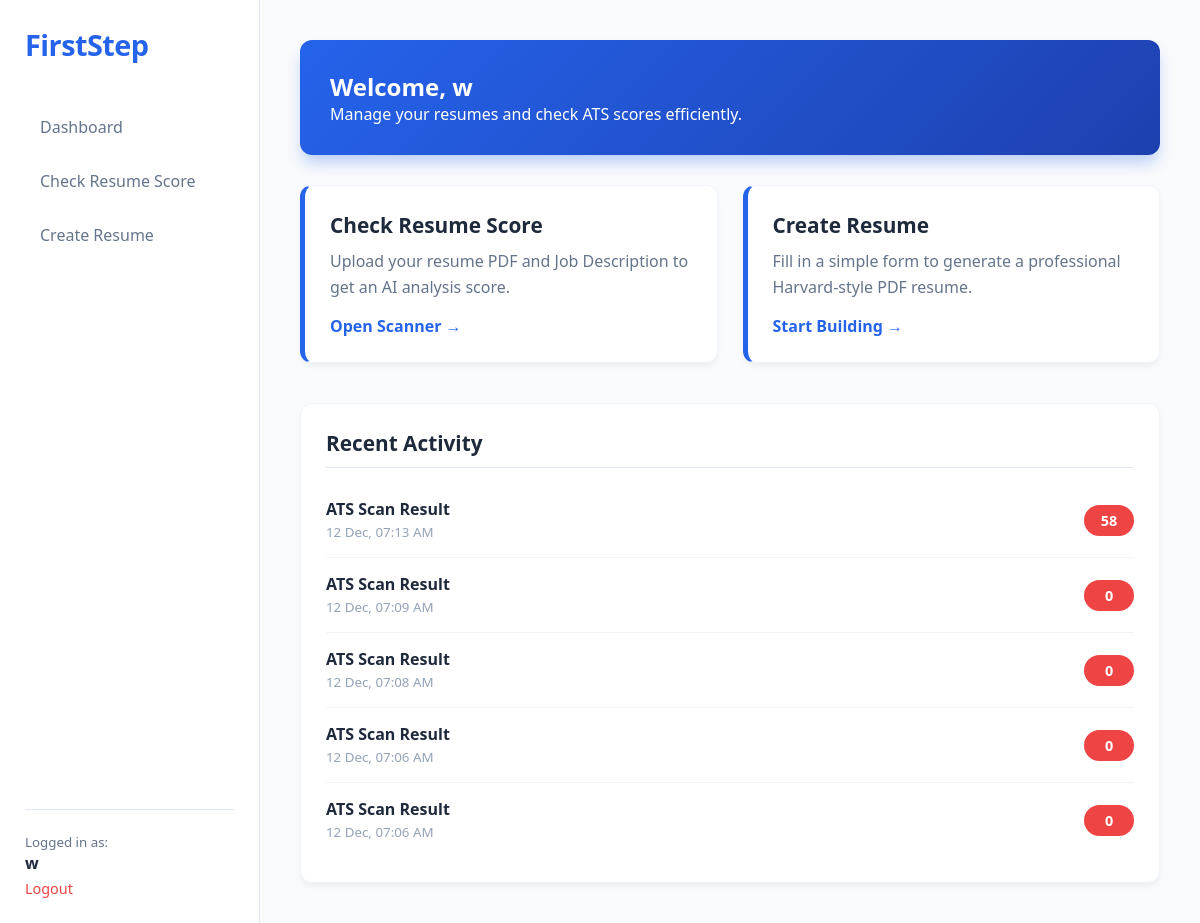
Page /dashboard (signed in) on the committed database.
### app.py (models this page shows)
class User(UserMixin, db.Model):
    id = db.Column(db.Integer, primary_key=True)
    email = db.Column(db.String(120), unique=True, nullable=False)
    password_hash = db.Column(db.String(200), nullable=False)
    name = db.Column(db.String(100), nullable=False)

class ATSScan(db.Model):
    id = db.Column(db.Integer, primary_key=True)
    user_id = db.Column(db.Integer, db.ForeignKey('user.id'))
    score = db.Column(db.Integer)
    data = db.Column(db.Text) # AI response as JSON string
    created_at = db.Column(db.DateTime, default=datetime.utcnow)

### app.py (the view)
@app.route('/dashboard')
@login_required
def dashboard():
    scans = ATSScan.query.filter_by(user_id=current_user.id).order_by(ATSScan.created_at.desc()).limit(5).all()
    resumes = Resume.query.filter_by(user_id=current_user.id).order_by(Resume.created_at.desc()).limit(5).all()
    scan_data = []
    for scan in scans:
        try:
            data = json.loads(scan.data)
            scan_data.append({'scan': scan, 'summary': data.get('summary', 'No summary')})
        except:
            scan_data.append({'scan': scan, 'summary': 'Error loading data'})
    return render_template('dashboard.html', user=current_user, scans=scan_data, resumes=resumes)

### app.py (called while the page is built)
@login_manager.user_loader
def load_user(id):
    return User.query.get(int(id))

### templates/dashboard.html
{% extends "base.html" %}
{% block content %}
<div class="dashboard-container">
    <div class="welcome-box">
        <h2>Welcome, {{ user.name }}</h2>
        <p>Manage your resumes and check ATS scores efficiently.</p>
    </div>
    <div class="grid-2">
        <a href="{{ url_for('ats_tool') }}" class="card action-card">
            <h3>Check Resume Score</h3>
            <p>Upload your resume PDF and Job Description to get an AI analysis score.</p>
            <span class="link-text">Open Scanner &rarr;</span>
        </a>
        <a href="{{ url_for('resume_builder') }}" class="card action-card">
            <h3>Create Resume</h3>
            <p>Fill in a simple form to generate a professional Harvard-style PDF resume.</p>
            <span class="link-text">Start Building &rarr;</span>
        </a>
    </div>
    <div class="card">
        <h3 style="border-bottom: 1px solid #e2e8f0; padding-bottom: 10px; margin-bottom: 15px;">Recent Activity</h3>
        {% if scans %}
            {% for item in scans %}
            <div class="history-item">
                <div>
                    <strong>ATS Scan Result</strong><br>
                    <small style="color: #94a3b8;">{{ item.scan.created_at.strftime('%d %b, %I:%M %p') }}</small>
                </div>
                <div class="badge {{ 'badge-good' if item.scan.score > 70 else 'badge-avg' }}">
                    {{ item.scan.score }}
                </div>
            </div>
            {% endfor %}
        {% else %}
            <div style="text-align: center; padding: 20px; color: #94a3b8;">
                No history found. Start by scanning a resume.
            </div>
        {% endif %}
    </div>
</div>
{% endblock %}

### templates/base.html (shortened to what this page needs)
<!DOCTYPE html>
<html lang="en">
<head>
    <link rel="stylesheet" href="{{ url_for('static', filename='css/style.css') }}">
</head>
<body>
    {% if current_user.is_authenticated %}
    <div class="sidebar">
        <div class="brand">FirstStep</div>
        <ul class="nav-links">
            <li><a href="{{ url_for('dashboard') }}">Dashboard</a></li>
            <li><a href="{{ url_for('ats_tool') }}">Check Resume Score</a></li>
            <li><a href="{{ url_for('resume_builder') }}">Create Resume</a></li>
        </ul>
        <div class="user-footer">
            <small style="color: #64748b;">Logged in as:</small><br>
            <strong>{{ current_user.name }}</strong><br>
            <a href="{{ url_for('logout') }}" style="color: #ef4444; text-decoration: none; font-size: 0.9rem; margin-top: 5px; display: block;">Logout</a>
        </div>
    </div>
    <div class="main-content">
        {% block content %}{% endblock %}
    </div>
    {% else %}
        {% block auth_content %}{% endblock %}
    {% endif %}
</body>
</html>

### static/css/style.css (style rules this page uses)
:root { --primary-color: #2563eb; --primary-dark: #1e40af; --bg-light: #f8fafc; --text-dark: #1e293b; --text-grey: #64748b; --white: #ffffff; --success: #10b981; --danger: #ef4444; --sidebar-width: 260px; }
* { box-sizing: border-box; margin: 0; padding: 0; }
body { font-family: 'Segoe UI', Tahoma, Geneva, Verdana, sans-serif; background-color: var(--bg-light); color: var(--text-dark); display: flex; min-height: 100vh; }
.sidebar { width: var(--sidebar-width); background-color: var(--white); border-right: 1px solid #e2e8f0; padding: 25px; display: flex; flex-direction: column; position: fixed; height: 100%; }
.brand { font-size: 1.8rem; font-weight: 800; color: var(--primary-color); margin-bottom: 40px; letter-spacing: -0.5px; }
.nav-links { list-style: none; }
.nav-links li { margin-bottom: 8px; }
.nav-links a { display: block; padding: 12px 15px; text-decoration: none; color: var(--text-grey); font-weight: 500; border-radius: 8px; transition: all 0.3s ease; }
.user-footer { margin-top: auto; padding-top: 20px; border-top: 1px solid #e2e8f0; }
.main-content { margin-left: var(--sidebar-width); flex: 1; padding: 40px; width: calc(100% - var(--sidebar-width)); }
.welcome-box { background: linear-gradient(135deg, var(--primary-color), var(--primary-dark)); color: var(--white); padding: 30px; border-radius: 12px; margin-bottom: 30px; box-shadow: 0 10px 15px -3px rgba(37, 99, 235, 0.3); }
.grid-2 { display: grid; grid-template-columns: repeat(auto-fit, minmax(300px, 1fr)); gap: 25px; margin-bottom: 40px; }
.card { background: var(--white); border-radius: 12px; padding: 25px; box-shadow: 0 4px 6px -1px rgba(0, 0, 0, 0.05); border: 1px solid #f1f5f9; transition: transform 0.2s ease, box-shadow 0.2s ease; }
.action-card { border-left: 5px solid var(--primary-color); text-decoration: none; color: inherit; display: block; height: 100%; }
.card h3 { color: var(--text-dark); margin-bottom: 10px; font-size: 1.3rem; }
.card p { color: var(--text-grey); line-height: 1.6; margin-bottom: 15px; }
.link-text { color: var(--primary-color); font-weight: 600; display: inline-block; }
.history-item { display: flex; justify-content: space-between; align-items: center; padding: 15px 0; border-bottom: 1px solid #f1f5f9; }
.history-item:last-child { border-bottom: none; }
.badge { padding: 6px 12px; border-radius: 20px; font-weight: bold; font-size: 0.9rem; color: white; min-width: 50px; text-align: center; }
.badge-avg { background-color: var(--danger); }

### rows in the picture
User: name "w"
ATSScan: scan.created_at "12 Dec, 07:13 AM", scan.score "58"
ATSScan: scan.created_at "12 Dec, 07:09 AM", scan.score "0"
ATSScan: scan.created_at "12 Dec, 07:08 AM", scan.score "0"
ATSScan: scan.created_at "12 Dec, 07:06 AM", scan.score "0"
ATSScan: scan.created_at "12 Dec, 07:06 AM", scan.score "0"
